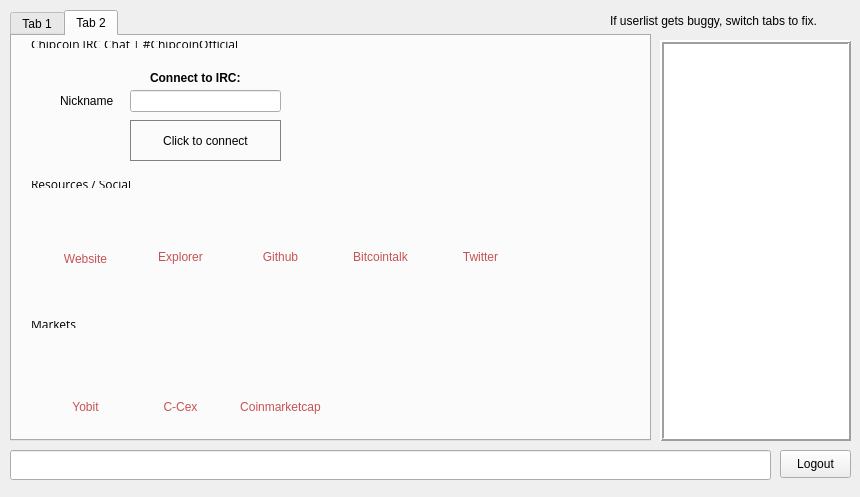
<?xml version="1.0" encoding="UTF-8"?>
<ui version="4.0">
 <class>ChatWindowClass</class>
 <widget class="QWidget" name="ChatWindowClass">
  <property name="geometry">
   <rect>
    <x>0</x>
    <y>0</y>
    <width>860</width>
    <height>497</height>
   </rect>
  </property>
  <widget class="QWidget" name="widget_2" native="true">
   <property name="geometry">
    <rect>
     <x>0</x>
     <y>0</y>
     <width>860</width>
     <height>497</height>
    </rect>
   </property>
   <widget class="QWidget" name="splitter" native="true">
    <property name="enabled">
     <bool>true</bool>
    </property>
    <property name="geometry">
     <rect>
      <x>10</x>
      <y>10</y>
      <width>841</width>
      <height>491</height>
     </rect>
    </property>
    <property name="styleSheet">
     <string notr="true"/>
    </property>
    <widget class="QTabWidget" name="tab">
     <property name="enabled">
      <bool>true</bool>
     </property>
     <property name="geometry">
      <rect>
       <x>0</x>
       <y>0</y>
       <width>641</width>
       <height>431</height>
      </rect>
     </property>
     <property name="styleSheet">
      <string notr="true"/>
     </property>
     <property name="tabShape">
      <enum>QTabWidget::Rounded</enum>
     </property>
     <property name="currentIndex">
      <number>1</number>
     </property>
     <property name="tabsClosable">
      <bool>false</bool>
     </property>
     <widget class="QWidget" name="widget_4">
      <attribute name="title">
       <string>Tab 1</string>
      </attribute>
     </widget>
     <widget class="QWidget" name="tab_5">
      <attribute name="title">
       <string>Tab 2</string>
      </attribute>
     </widget>
    </widget>
    <widget class="QLineEdit" name="lineEdit">
     <property name="geometry">
      <rect>
       <x>0</x>
       <y>440</y>
       <width>761</width>
       <height>30</height>
      </rect>
     </property>
     <property name="sizePolicy">
      <sizepolicy hsizetype="Fixed" vsizetype="Fixed">
       <horstretch>0</horstretch>
       <verstretch>0</verstretch>
      </sizepolicy>
     </property>
     <property name="maximumSize">
      <size>
       <width>16777215</width>
       <height>30</height>
      </size>
     </property>
    </widget>
    <widget class="QLabel" name="label_buggy">
     <property name="geometry">
      <rect>
       <x>600</x>
       <y>0</y>
       <width>241</width>
       <height>21</height>
      </rect>
     </property>
     <property name="text">
      <string>If userlist gets buggy, switch tabs to fix.</string>
     </property>
    </widget>
    <widget class="QListView" name="userView">
     <property name="geometry">
      <rect>
       <x>650</x>
       <y>30</y>
       <width>191</width>
       <height>401</height>
      </rect>
     </property>
     <property name="sizePolicy">
      <sizepolicy hsizetype="Expanding" vsizetype="Expanding">
       <horstretch>0</horstretch>
       <verstretch>0</verstretch>
      </sizepolicy>
     </property>
     <property name="minimumSize">
      <size>
       <width>0</width>
       <height>300</height>
      </size>
     </property>
     <property name="maximumSize">
      <size>
       <width>16777215</width>
       <height>16777215</height>
      </size>
     </property>
     <property name="styleSheet">
      <string notr="true"/>
     </property>
     <property name="frameShape">
      <enum>QFrame::Box</enum>
     </property>
     <property name="frameShadow">
      <enum>QFrame::Raised</enum>
     </property>
     <property name="lineWidth">
      <number>2</number>
     </property>
     <property name="midLineWidth">
      <number>0</number>
     </property>
    </widget>
    <widget class="QPushButton" name="disconnect">
     <property name="geometry">
      <rect>
       <x>770</x>
       <y>440</y>
       <width>71</width>
       <height>28</height>
      </rect>
     </property>
     <property name="text">
      <string>Logout</string>
     </property>
    </widget>
   </widget>
   <widget class="QWidget" name="hide3" native="true">
    <property name="geometry">
     <rect>
      <x>10</x>
      <y>10</y>
      <width>731</width>
      <height>551</height>
     </rect>
    </property>
    <widget class="QWidget" name="layoutWidget">
     <property name="geometry">
      <rect>
       <x>10</x>
       <y>20</y>
       <width>250</width>
       <height>29</height>
      </rect>
     </property>
     <layout class="QHBoxLayout" name="hide1">
      <property name="spacing">
       <number>7</number>
      </property>
      <item>
       <widget class="QLabel" name="label_9">
        <property name="font">
         <font>
          <family>Open Sans,sans-serif</family>
         </font>
        </property>
        <property name="text">
         <string>Chipcoin IRC Chat | #ChipcoinOfficial</string>
        </property>
       </widget>
      </item>
      <item>
       <spacer name="horizontalSpacer_4">
        <property name="orientation">
         <enum>Qt::Horizontal</enum>
        </property>
        <property name="sizeHint" stdset="0">
         <size>
          <width>40</width>
          <height>20</height>
         </size>
        </property>
       </spacer>
      </item>
     </layout>
    </widget>
    <widget class="QLabel" name="label">
     <property name="geometry">
      <rect>
       <x>20</x>
       <y>190</y>
       <width>111</width>
       <height>105</height>
      </rect>
     </property>
     <property name="text">
      <string>&lt;a href=&quot;http://www.chipcoin.info&quot;&gt;&lt;div style=&quot; text-decoration: none; color:#c65353;&quot;&gt;&lt;img src=&quot;:/icons/web&quot;/&gt;&lt;br /&gt;Website&lt;/div&gt;&lt;/a&gt;</string>
     </property>
	 <property name="alignment">
      <set>Qt::AlignCenter</set>
     </property>
     <property name="margin">
      <number>5</number>
     </property>
     <property name="openExternalLinks">
      <bool>true</bool>
     </property>
    </widget>
    <widget class="QLabel" name="label_3">
     <property name="geometry">
      <rect>
       <x>120</x>
       <y>190</y>
       <width>101</width>
       <height>101</height>
      </rect>
     </property>
     <property name="text">
      <string>&lt;a href=&quot;http://www.chipcoin.info/chain&quot;&gt;&lt;div style=&quot; text-decoration: none; color:#c65353;&quot;&gt;&lt;img src=&quot;:/icons/explorer&quot;/&gt;&lt;br /&gt;Explorer&lt;/div&gt;&lt;/a&gt;</string>
     </property>
	 <property name="alignment">
      <set>Qt::AlignCenter</set>
     </property>
     <property name="openExternalLinks">
      <bool>true</bool>
     </property>
    </widget>
    <widget class="QLineEdit" name="editPseudo">
     <property name="geometry">
      <rect>
       <x>120</x>
       <y>80</y>
       <width>151</width>
       <height>22</height>
      </rect>
     </property>
     <property name="text">
      <string/>
     </property>
    </widget>
    <widget class="QLabel" name="label_5">
     <property name="geometry">
      <rect>
       <x>50</x>
       <y>80</y>
       <width>71</width>
       <height>21</height>
      </rect>
     </property>
     <property name="text">
      <string>Nickname</string>
     </property>
    </widget>
    <widget class="QPushButton" name="buttonConnect">
     <property name="geometry">
      <rect>
       <x>120</x>
       <y>110</y>
       <width>151</width>
       <height>41</height>
      </rect>
     </property>
     <property name="styleSheet">
      <string notr="true">border-radius:40px;border:1px solid grey</string>
     </property>
     <property name="text">
      <string>Click to connect</string>
     </property>
    </widget>
    <widget class="QLabel" name="label_10">
     <property name="geometry">
      <rect>
       <x>140</x>
       <y>60</y>
       <width>121</width>
       <height>16</height>
      </rect>
     </property>
     <property name="text">
      <string>&lt;html&gt;&lt;head/&gt;&lt;body&gt;&lt;p&gt;&lt;span style=&quot; font-weight:600;&quot;&gt;Connect to IRC:&lt;/span&gt;&lt;/p&gt;&lt;/body&gt;&lt;/html&gt;</string>
     </property>
    </widget>
    <widget class="QLabel" name="label_4">
     <property name="geometry">
      <rect>
       <x>220</x>
       <y>190</y>
       <width>101</width>
       <height>101</height>
      </rect>
     </property>
     <property name="text">
       <string>&lt;a href=&quot;https://www.github.com/BlockPioneers/chipcoin&quot;&gt;&lt;div style=&quot; text-decoration: none; color:#c65353;&quot;&gt;&lt;img src=&quot;:/icons/github&quot;/&gt;&lt;br /&gt;Github&lt;/div&gt;&lt;/a&gt;</string>
     </property>
	 <property name="alignment">
      <set>Qt::AlignCenter</set>
     </property>
     <property name="openExternalLinks">
      <bool>true</bool>
     </property>
    </widget>
    <widget class="QLabel" name="label_6">
     <property name="geometry">
      <rect>
       <x>320</x>
       <y>190</y>
       <width>101</width>
       <height>101</height>
      </rect>
     </property>
     <property name="text">
      <string>&lt;a href=&quot;https://bitcointalk.org/index.php?topic=1188983.0&quot;&gt;&lt;div style=&quot; text-decoration: none; color:#c65353;&quot;&gt;&lt;img src=&quot;:/icons/bitcointalk&quot;/&gt;&lt;br /&gt;Bitcointalk&lt;/div&gt;&lt;/a&gt;</string>
     </property>
	 <property name="alignment">
      <set>Qt::AlignCenter</set>
     </property>
     <property name="openExternalLinks">
      <bool>true</bool>
     </property>
    </widget>
    <widget class="QLabel" name="label_7">
     <property name="geometry">
      <rect>
       <x>420</x>
       <y>190</y>
       <width>101</width>
       <height>101</height>
      </rect>
     </property>
     <property name="text">
      <string>&lt;a href=&quot;http://www.twitter.com/Chip_Coin&quot;&gt;&lt;div style=&quot; text-decoration: none; color:#c65353;&quot;&gt;&lt;img src=&quot;:/icons/twitter&quot;/&gt;&lt;br /&gt;Twitter&lt;/div&gt;&lt;/a&gt;</string>
     </property>
	 <property name="alignment">
      <set>Qt::AlignCenter</set>
     </property>
     <property name="openExternalLinks">
      <bool>true</bool>
     </property>
    </widget>
    <widget class="QWidget" name="layoutWidget_2">
     <property name="geometry">
      <rect>
       <x>10</x>
       <y>160</y>
       <width>250</width>
       <height>29</height>
      </rect>
     </property>
     <layout class="QHBoxLayout" name="hide1_2">
      <property name="spacing">
       <number>7</number>
      </property>
      <item>
       <widget class="QLabel" name="label_11">
        <property name="font">
         <font>
          <family>Open Sans,sans-serif</family>
         </font>
        </property>
        <property name="text">
         <string>Resources / Social</string>
        </property>
       </widget>
      </item>
      <item>
       <spacer name="horizontalSpacer_5">
        <property name="orientation">
         <enum>Qt::Horizontal</enum>
        </property>
        <property name="sizeHint" stdset="0">
         <size>
          <width>40</width>
          <height>20</height>
         </size>
        </property>
       </spacer>
      </item>
     </layout>
    </widget>
    <widget class="QWidget" name="layoutWidget_3">
     <property name="geometry">
      <rect>
       <x>10</x>
       <y>300</y>
       <width>250</width>
       <height>29</height>
      </rect>
     </property>
     <layout class="QHBoxLayout" name="hide1_3">
      <property name="spacing">
       <number>7</number>
      </property>
      <item>
       <widget class="QLabel" name="label_12">
        <property name="font">
         <font>
          <family>Open Sans,sans-serif</family>
         </font>
        </property>
        <property name="text">
         <string>Markets</string>
        </property>
       </widget>
      </item>
      <item>
       <spacer name="horizontalSpacer_6">
        <property name="orientation">
         <enum>Qt::Horizontal</enum>
        </property>
        <property name="sizeHint" stdset="0">
         <size>
          <width>40</width>
          <height>20</height>
         </size>
        </property>
       </spacer>
      </item>
     </layout>
    </widget>
    <widget class="QLabel" name="label_8">
     <property name="geometry">
      <rect>
       <x>25</x>
       <y>340</y>
       <width>101</width>
       <height>101</height>
      </rect>
     </property>
     <property name="text">
      <string>&lt;a href=&quot;https://yobit.net/en/trade/CHIP/BTC&quot;&gt;&lt;div style=&quot; text-decoration: none; color:#c65353;&quot;&gt;&lt;img src=&quot;:/icons/yobit&quot;/&gt;&lt;br /&gt;Yobit&lt;/div&gt;&lt;/a&gt;</string>
     </property>
	 <property name="alignment">
      <set>Qt::AlignCenter</set>
     </property>
     <property name="openExternalLinks">
      <bool>true</bool>
     </property>
    </widget>
    <widget class="QLabel" name="label_13">
     <property name="geometry">
      <rect>
       <x>120</x>
       <y>340</y>
       <width>101</width>
       <height>101</height>
      </rect>
     </property>
     <property name="text">
      <string>&lt;a href=&quot;https://c-cex.com/?p=chip-btc&quot;&gt;&lt;div style=&quot; text-decoration: none; color:#c65353;&quot;&gt;&lt;img src=&quot;:/icons/ccex&quot;/&gt;&lt;br /&gt;C-Cex&lt;/div&gt;&lt;/a&gt;</string>
     </property>
	 <property name="alignment">
      <set>Qt::AlignCenter</set>
     </property>
     <property name="openExternalLinks">
      <bool>true</bool>
     </property>
    </widget>
    <widget class="QLabel" name="label_14">
     <property name="geometry">
      <rect>
       <x>220</x>
       <y>340</y>
       <width>101</width>
       <height>101</height>
      </rect>
     </property>
     <property name="text">
      <string>&lt;a href=&quot;http://coinmarketcap.com/currencies/chipcoin/&quot;&gt;&lt;div style=&quot; text-decoration: none; color:#c65353;&quot;&gt;&lt;img src=&quot;:/icons/coinmarketcap&quot;/&gt;&lt;br /&gt;Coinmarketcap&lt;/div&gt;&lt;/a&gt;</string>
     </property>
	 <property name="alignment">
      <set>Qt::AlignCenter</set>
     </property>
     <property name="openExternalLinks">
      <bool>true</bool>
     </property>
    </widget>
   </widget>
  </widget>
  <action name="actionQuit">
   <property name="text">
    <string>Quitter</string>
   </property>
   <property name="shortcut">
    <string>Ctrl+Q</string>
   </property>
  </action>
  <action name="actionCloseTab">
   <property name="text">
    <string>Fermer l'onglet</string>
   </property>
  </action>
 </widget>
 <layoutdefault spacing="6" margin="11"/>
 <resources/>
 <connections/>
</ui>
